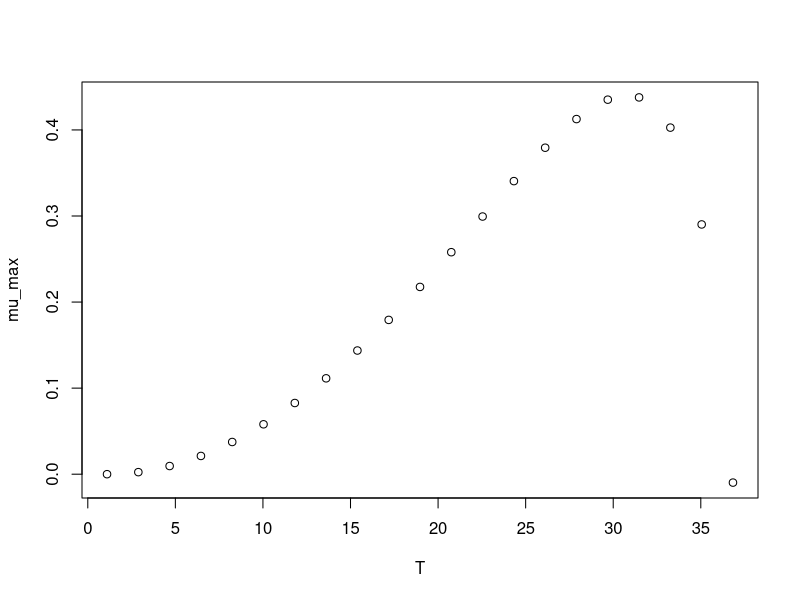

Write R code to recreate this figure.
#############################
# start of Parameter script
#############################
T <- seq(1.0989010989011,36.8368,length.out=21)
#############################
# end of Parameter script
#############################
############################# 
# start of Model script Gropin ID 415 
#############################
 
# constant coefficients for this model
 
variables <- data.frame(T)
argumentsPar <- expand.grid(variables)
 
# heart of the model
response_surface <- function(T) {
   mumax <-(4.4*(10^-1)*(T-36.8)*((T-1.1)^2))/((30.8-1.1)*((30.8-1.1)*(T-30.8)-(30.8-36.8)*(30.8+1.1-2*T)))

return(mumax=mumax)
} 

# output parameters
mumax <- cbind(argumentsPar,response_surface(argumentsPar['T']))
colnames(mumax) <- c(colnames(argumentsPar),'mumax')
#############################
# End of Model script
#############################
############################# 
# start of Visualisation script Gropin ID 415 
#############################
plot(T,mumax$mumax,
                          xlab='T',
                          ylab='mu_max')
#############################
# End of Visualisation script
#############################
